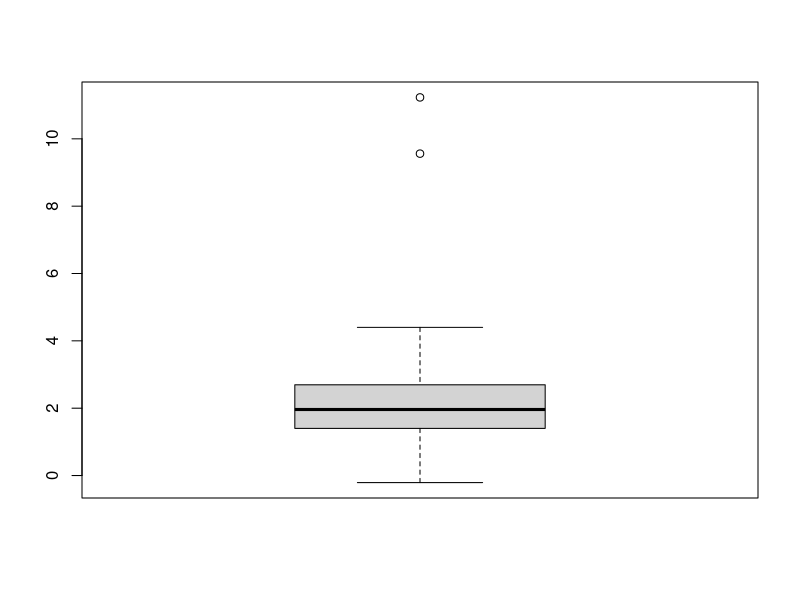

Write R code to recreate this figure.
## ---- chunk 1
knitr::opts_chunk$set(echo = TRUE, message = F)
## ---- chunk 2
rm(list = ls())
## ---- chunk 3
# Used openxlsx because rJava would not load, I believe this is due to an update because I do have Java on my pc
library(openxlsx)
library(dplyr)
## ---- chunk 4
# Read in data
xlsx_file <- read.xlsx("data.xlsx")

# Show data
str(xlsx_file)
## ---- chunk 5
cor(xlsx_file)
## ---- chunk 6
box <- boxplot(xlsx_file$x)
box
## ---- chunk 7
xlsx_file <- dplyr::filter(xlsx_file, !(x %in% box$out))
## ---- chunk 8
cor(xlsx_file)
